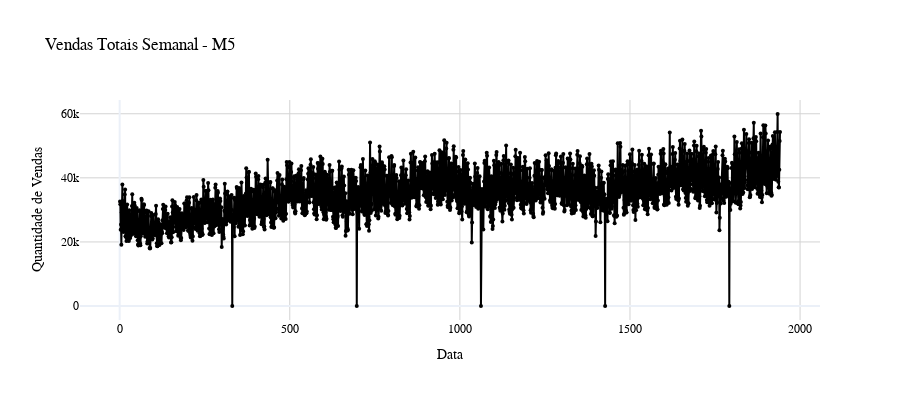

Notebook code for this chart:
### Code cell
m5_grouped = m5_data.groupby(['Data']).agg({'Vendas': 'sum'}).reset_index()

fig = go.Figure()

# Adicionar os dados ao gráfico
fig.add_trace(go.Scatter(x=m5_grouped['Data'], y=m5_grouped['Vendas'], mode='lines+markers', name='Vendas', line=dict(color='black'), marker=dict(size=4)))

# Configurações do layout
fig.update_layout(
    height=400,  # Aumentar a altura do gráfico
    title='Vendas Totais Semanal - M5',
    xaxis_title='Data',
    yaxis_title='Quantidade de Vendas',
    template='plotly_white',
    font=dict(
        family="Arial, sans-serif",
        size=12,
        color="black"
    ),
    legend=dict(
        title="Modelos",
        orientation="h",
        yanchor="bottom",
        y=1,
        xanchor="right",
        x=1
    ),
    xaxis=dict(
        showgrid=True,
        gridwidth=1,
        gridcolor='LightGray'
    ),
    yaxis=dict(
        showgrid=True,
        gridwidth=1,
        gridcolor='LightGray'
    )
)

# Salvar o gráfico como um arquivo PNG
fig.write_html('Gráficos/vendas_totais_semanal_m5.html')

# Mostrar o gráfico
fig.show()

### Figure 1 — Plotly figure (JSON) as saved in the notebook; plotly's stock layout.template omitted (floating-point values rounded to 4 significant figures; data arrays with more than 128 entries replaced by an {"elided": "..."} marker saying what was removed)
{"data": [{"line": {"color": "black"}, "marker": {"size": 4}, "mode": "lines+markers", "name": "Vendas", "type": "scatter", "x": {"elided": "1941 int values"}, "y": {"elided": "1941 int values"}}], "layout": {"font": {"color": "black", "family": "Arial, sans-serif", "size": 12}, "height": 400, "legend": {"orientation": "h", "title": {"text": "Modelos"}, "x": 1, "xanchor": "right", "y": 1, "yanchor": "bottom"}, "title": {"text": "Vendas Totais Semanal - M5"}, "xaxis": {"gridcolor": "LightGray", "gridwidth": 1, "showgrid": true, "title": {"text": "Data"}}, "yaxis": {"gridcolor": "LightGray", "gridwidth": 1, "showgrid": true, "title": {"text": "Quantidade de Vendas"}}}}
